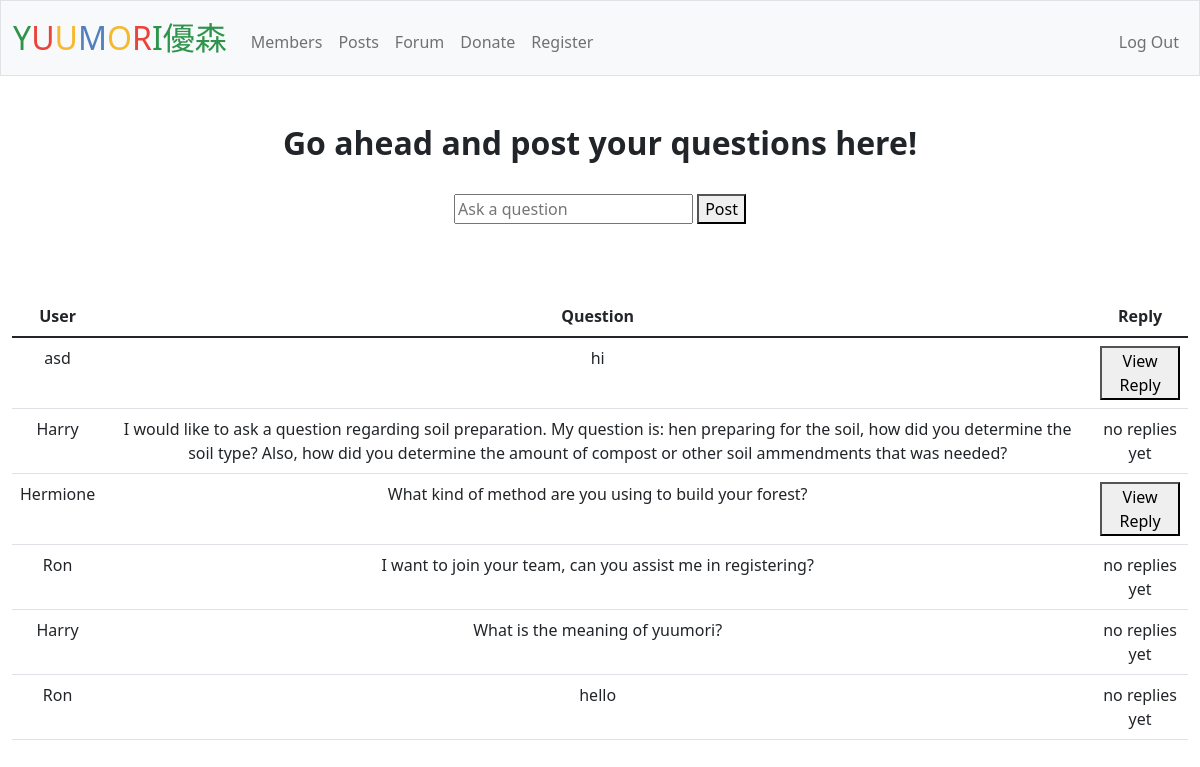
The page /forum (signed in) on the database its author committed.
### tables this page shows
CREATE TABLE questions (number INTEGER PRIMARY KEY AUTOINCREMENT NOT NULL, user TEXT, question TEXT, reply INTEGER DEFAULT 0, reply_text TEXT, FOREIGN KEY (user) REFERENCES users(username));

### app.py (the view, shortened to what this page needs)
@app.route("/forum", methods=["GET", "POST"])
@login_required
def forum():
    if request.method == "GET":
        questions =  db.execute("SELECT * FROM questions")
        return render_template("forum.html", questions=questions)

### app.py (called while the page is built)
@app.after_request
def after_request(response):
    response.headers["Cache-Control"] = "no-cache, no-store, must-revalidate"
    response.headers["Expires"] = 0
    response.headers["Pragma"] = "no-cache"
    return response

### helpers.py (called while the page is built)
def login_required(f):
    @wraps(f)
    def decorated_function(*args, **kwargs):
        if session.get("user_id") is None:
            return redirect("/login")
        return f(*args, **kwargs)
    return decorated_function

### templates/forum.html (shortened to what this page needs)
{% extends "layout.html"%}
{% block main %}
<div>
    <h2><b>Go ahead and post your questions here!</b></h2><br>
    <form action="/forum", method="post">
        <input type="text" placeholder="Ask a question" name="question">
        <button type="submit">Post</button>
    </form>
</div><br>
<table class="table">
    <thead>
        <tr>
            <th>User</th>
            <th>Question</th>
            <th>Reply</th>
        </tr>
    </thead>
    <tbody>
        {% for row in questions %}
        <tr>
            <td>{{ row["user"] }}</td>
            <td>{{ row["question"] }}</td>
            {% if row["reply"] != 0 %}
                <td>
                <form action="/reply", method="get">
                    <button type="submit">View Reply</button>
                </form>
                </td>
            {% else %}
                <td>no replies yet</td>
            {% endif %}
        </tr>
        {% endfor %}
    </tbody>
{% endblock %}

### templates/layout.html (shortened to what this page needs)
<!DOCTYPE html>
<html lang="en">
    <head>
        <link href="https://cdn.jsdelivr.net/npm/bootstrap@5.1.3/dist/css/bootstrap.min.css" rel="stylesheet">
        <link href="/static/styles.css" rel="stylesheet">
    </head>
    <body>
        <nav class="bg-light border navbar navbar-expand-md navbar-light">
            <div class="container-fluid">
                <a class="navbar-brand" href="/"><span class="green">Y</span><span class="red">U</span><span class="yellow">U</span><span class="blue">M</span><span class="yellow">O</span><span class="red">R</span><span class="green">I</span><span class="green">優森</span></a>
                <div class="collapse navbar-collapse" id="navbar">
                    {% if session["user_id"] %}
                        <ul class="navbar-nav me-auto mt-2">
                            <li class="nav-item"><a class="nav-link" href="/members">Members</a></li>
                            <li class="nav-item"><a class="nav-link" href="/posts">Posts</a></li>
                            <li class="nav-item"><a class="nav-link" href="/forum">Forum</a></li>
                            <li class="nav-item"><a class="nav-link" href="/donate">Donate</a></li>
                            <li class="nav-item"><a class="nav-link" href="/register">Register</a></li>
                        </ul>
                        <ul class="navbar-nav ms-auto mt-2">
                            <li class="nav-item"><a class="nav-link" href="/logout">Log Out</a></li>
                        </ul>
                    {% endif %}
                </div>
            </div>
        </nav>
        <main class="container-fluid py-5 text-center">
            {% block main %}{% endblock %}
        </main>
    </body>
</html>

### static/styles.css (style rules this page uses)
nav .navbar-brand { font-size: xx-large; }
nav .navbar-brand .blue { color: #537fbe; }
nav .navbar-brand .red { color: #ea433b; }
nav .navbar-brand .yellow { color: #f5b82e; }
nav .navbar-brand .green { color: #2e944b; }

### rows shown on the page
questions: user "asd", question "hi"
questions: user "Harry", question "I would like to ask a question regarding soil preparation. My question is: hen preparing for the soil, how did you determine the soil type? Also, how did you determine the amount of compost or other soil ammendments that was needed?", reply "no replies yet"
questions: user "Hermione", question "What kind of method are you using to build your forest?"
questions: user "Ron", question "I want to join your team, can you assist me in registering?", reply "no replies yet"
questions: user "Harry", question "What is the meaning of yuumori?", reply "no replies yet"
questions: user "Ron", question "hello", reply "no replies yet"
